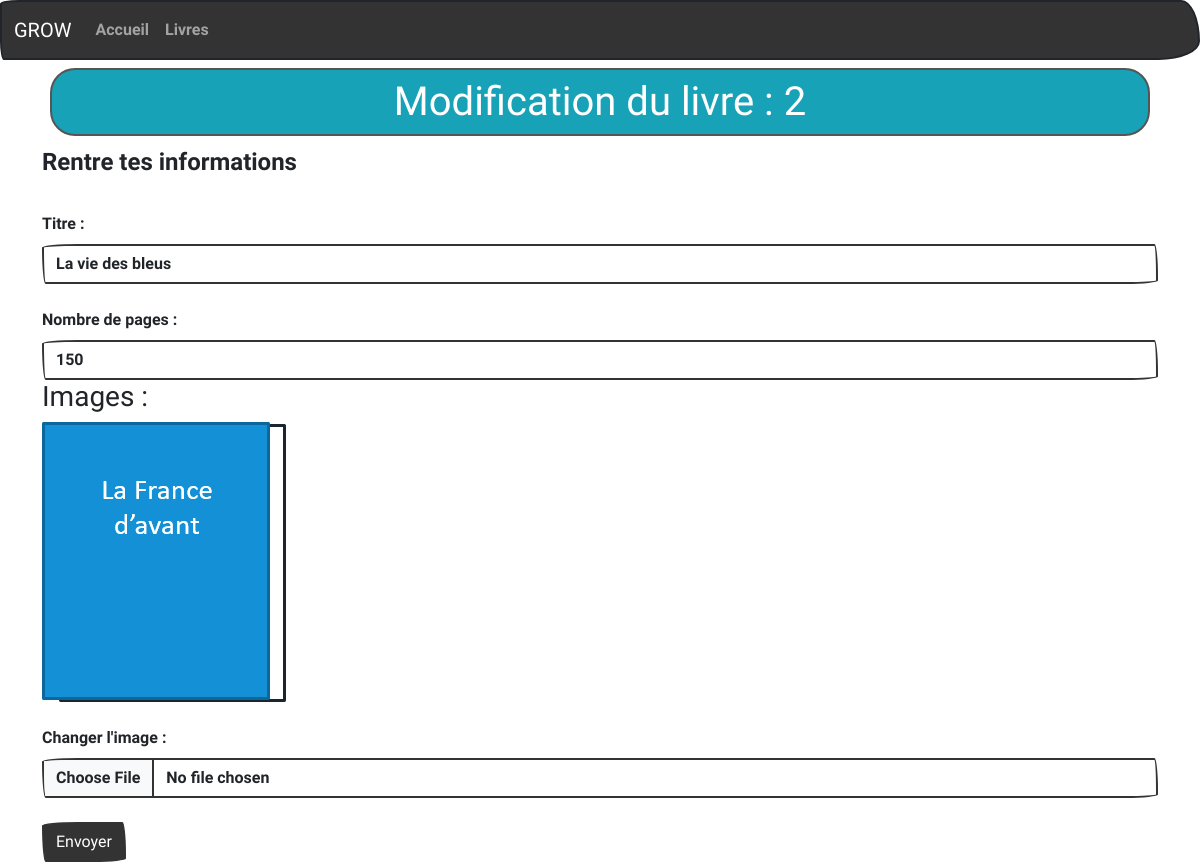
Page /livres/m/2 on the committed database.
### tables this page shows
CREATE TABLE IF NOT EXISTS `livres` (
  `id` int NOT NULL AUTO_INCREMENT,
  `titre` varchar(150) DEFAULT NULL,
  `nbpages` int DEFAULT NULL,
  `image` varchar(150) DEFAULT NULL,
  PRIMARY KEY (`id`)
);

### controllers/livresController.controller.php (called while the page is built, shortened)
<?php
        require_once "model/Livre.class.php";
        require_once 'model/LivreManager.class.php';
class LivreController
{
    private $livreManager;
    public function __construct()
    {
        $this->livreManager = new LivreManager;
        $this->livreManager->chargementLivre();
    }
    public function modificationLivre($id){
        $livre = $this->livreManager->getLivreByID($id);
        require "views/modifierLivre.views.php";
    }
}

### model/LivreManager.class.php (called while the page is built, shortened)
<?php
require_once 'Model.class.php';
require_once 'Livre.class.php';
class LivreManager extends Model{
    private $livres;
    public function ajoutLivre($livre)
    {
        $this->livres[] = $livre;
    }
    public function chargementLivre()
    {
        $req = $this->getBdd()->prepare('SELECT * FROM livres');
        $req->execute();
        $mesLivres = $req->fetchAll(PDO::FETCH_ASSOC);
    }
    public function getLivreByID($id)
    {
        for($i=0; $i <count($this->livres);$i++){
            if($this->livres[$i]->getId() === $id){
                return $this->livres[$i];
            }
        }
        throw new Exception("Le livre n'existe pas.");
    }
}

### model/Livre.class.php (called while the page is built, shortened)
<?php
class Livre
{
    private $id,
            $titre,
            $nbPages,
            $image;
    public function __construct($id,$titre,$nbPages,$image)
    {
        $this->id = $id;
        $this->titre = $titre;
        $this->nbPages = $nbPages;
        $this->image = $image;
    }
    public function getId()
    {
        return trim(htmlspecialchars($this->id));
    }
    public function getTitre()
    {
        return trim(htmlspecialchars($this->titre));
    }
    public function getnbPages()
    {
        return trim(htmlspecialchars($this->nbPages));
    }
    public function getImage()
    {
        return trim(htmlspecialchars($this->image));
    }
}

### model/Model.class.php (called while the page is built, shortened)
<?php
class Model
{
    private static $pdo;
    private static function setBdd()
    {
        self::$pdo = new PDO('mysql:host=localhost;port=3306;dbname=biblio1;charset=utf8', '****', '****');
        self::$pdo->setAttribute(PDO::ATTR_ERRMODE, PDO::ERRMODE_WARNING);
    }
    protected function getBdd()
    {
        return self::$pdo;
    }
}

### views/modifierLivre.views.php (the view, shortened to what this page needs)
<form method="post" action="<?=URL?>livres/mv" enctype="multipart/form-data">
  <fieldset>
    <legend>Rentre tes informations</legend>
    <div class="form-group">
      <label for="titre" class="form-label mt-4">Titre : </label>
      <input type="text" class="form-control" id="titre"  name="titre" value="<?= $livre->getTitre(); ?>">
    </div>
    <div class="form-group">
      <label for="nbPages" class="form-label mt-4">Nombre de pages : </label>
      <input type="number" class="form-control" id="nbPages"  name="nbPages" value="<?= $livre->getnbPages(); ?>">
    </div>
    <h3>Images : </h3>
    <img src="<?= URL ?>public/images/<?= $livre->getImage() ?>" >
    <div class="form-group">
      <label for="image" class="form-label mt-4">Changer l'image : </label>
      <input class="form-control" type="file" id="image" name="image">
    </div>
    <br>
    <button type="submit" class="btn btn-primary">Envoyer</button>
  </fieldset>
</form>
<?php
$content = ob_get_clean();
$titre = 'Modification du livre : '.$livre->getId();
require 'template.php';
?>

### views/template.php (shortened to what this page needs)
<!DOCTYPE html>
<html lang="en">
<head>
    <link rel="stylesheet" href="https://bootswatch.com/5/sketchy/bootstrap.min.css">
</head>
<body>
    <nav class="navbar navbar-expand-lg navbar-dark bg-primary">
        <div class="container-fluid">
            <a class="navbar-brand" href="#">GROW</a>
            <div class="collapse navbar-collapse" id="navbarColor01">
                <ul class="navbar-nav me-auto">
                    <li class="nav-item">
                        <a class="nav-link" href="<?=URL?>accueil">Accueil</a>
                    </li>
                    <li class="nav-item">
                        <a class="nav-link" href="<?=URL?>livres">Livres</a>
                    </li>
                </ul>
            </div>
        </div>
    </nav>
<div class="container">
    <h1 class="rounded border border-dark p-2 m-2 text-center text-white bg-info"><?=$titre ?></h1>
    <?php echo $content ?>
</div>
</body>
</html>

### rows in the picture
livres: id "Modification du livre : 2", titre "La vie des bleus", nbPages "150", image (picture)
